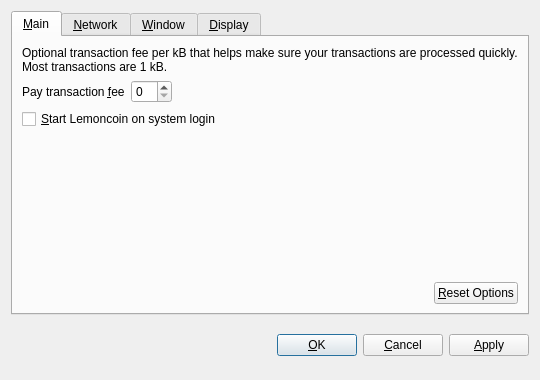
<?xml version="1.0" encoding="UTF-8"?>
<ui version="4.0">
 <class>OptionsDialog</class>
 <widget class="QDialog" name="OptionsDialog">
  <property name="geometry">
   <rect>
    <x>0</x>
    <y>0</y>
    <width>540</width>
    <height>380</height>
   </rect>
  </property>
  <property name="windowTitle">
   <string>Options</string>
  </property>
  <property name="modal">
   <bool>true</bool>
  </property>
  <layout class="QVBoxLayout" name="verticalLayout">
   <item>
    <widget class="QTabWidget" name="tabWidget">
     <property name="tabPosition">
      <enum>QTabWidget::North</enum>
     </property>
     <property name="currentIndex">
      <number>0</number>
     </property>
     <widget class="QWidget" name="tabMain">
      <attribute name="title">
       <string>&amp;Main</string>
      </attribute>
      <layout class="QVBoxLayout" name="verticalLayout_Main">
       <item>
        <widget class="QLabel" name="transactionFeeInfoLabel">
         <property name="text">
          <string>Optional transaction fee per kB that helps make sure your transactions are processed quickly. Most transactions are 1 kB.</string>
         </property>
         <property name="textFormat">
          <enum>Qt::PlainText</enum>
         </property>
         <property name="wordWrap">
          <bool>true</bool>
         </property>
        </widget>
       </item>
       <item>
        <layout class="QHBoxLayout" name="horizontalLayout_1_Main">
         <item>
          <widget class="QLabel" name="transactionFeeLabel">
           <property name="text">
            <string>Pay transaction &amp;fee</string>
           </property>
           <property name="textFormat">
            <enum>Qt::PlainText</enum>
           </property>
           <property name="buddy">
            <cstring>transactionFee</cstring>
           </property>
          </widget>
         </item>
         <item>
          <widget class="BitcoinAmountField" name="transactionFee"/>
         </item>
         <item>
          <spacer name="horizontalSpacer_1_Main">
           <property name="orientation">
            <enum>Qt::Horizontal</enum>
           </property>
           <property name="sizeHint" stdset="0">
            <size>
             <width>40</width>
             <height>20</height>
            </size>
           </property>
          </spacer>
         </item>
        </layout>
       </item>
       <item>
        <widget class="QCheckBox" name="bitcoinAtStartup">
         <property name="toolTip">
          <string>Automatically start Lemoncoin after logging in to the system.</string>
         </property>
         <property name="text">
          <string>&amp;Start Lemoncoin on system login</string>
         </property>
        </widget>
       </item>
       <item>
        <spacer name="verticalSpacer_Main">
         <property name="orientation">
          <enum>Qt::Vertical</enum>
         </property>
         <property name="sizeHint" stdset="0">
          <size>
           <width>20</width>
           <height>40</height>
          </size>
         </property>
        </spacer>
       </item>
       <item>
        <layout class="QHBoxLayout" name="horizontalLayout_2_Main">
         <item>
          <spacer name="horizontalSpacer_2_Main">
           <property name="orientation">
            <enum>Qt::Horizontal</enum>
           </property>
           <property name="sizeHint" stdset="0">
            <size>
             <width>40</width>
             <height>20</height>
            </size>
           </property>
          </spacer>
         </item>
         <item>
          <widget class="QPushButton" name="resetButton">
           <property name="toolTip">
            <string>Reset all client options to default.</string>
           </property>
           <property name="text">
            <string>&amp;Reset Options</string>
           </property>
           <property name="autoDefault">
            <bool>false</bool>
           </property>
          </widget>
         </item>
        </layout>
       </item>
      </layout>
     </widget>
     <widget class="QWidget" name="tabNetwork">
      <attribute name="title">
       <string>&amp;Network</string>
      </attribute>
      <layout class="QVBoxLayout" name="verticalLayout_Network">
       <item>
        <widget class="QCheckBox" name="mapPortUpnp">
         <property name="toolTip">
          <string>Automatically open the Lemoncoin client port on the router. This only works when your router supports UPnP and it is enabled.</string>
         </property>
         <property name="text">
          <string>Map port using &amp;UPnP</string>
         </property>
        </widget>
       </item>
       <item>
        <widget class="QCheckBox" name="connectSocks">
         <property name="toolTip">
          <string>Connect to the Lemoncoin network through a SOCKS proxy (e.g. when connecting through Tor).</string>
         </property>
         <property name="text">
          <string>&amp;Connect through SOCKS proxy:</string>
         </property>
        </widget>
       </item>
       <item>
        <layout class="QHBoxLayout" name="horizontalLayout_Network">
         <item>
          <widget class="QLabel" name="proxyIpLabel">
           <property name="text">
            <string>Proxy &amp;IP:</string>
           </property>
           <property name="textFormat">
            <enum>Qt::PlainText</enum>
           </property>
           <property name="buddy">
            <cstring>proxyIp</cstring>
           </property>
          </widget>
         </item>
         <item>
          <widget class="QValidatedLineEdit" name="proxyIp">
           <property name="maximumSize">
            <size>
             <width>140</width>
             <height>16777215</height>
            </size>
           </property>
           <property name="toolTip">
            <string>IP address of the proxy (e.g. 127.0.0.1)</string>
           </property>
          </widget>
         </item>
         <item>
          <widget class="QLabel" name="proxyPortLabel">
           <property name="text">
            <string>&amp;Port:</string>
           </property>
           <property name="textFormat">
            <enum>Qt::PlainText</enum>
           </property>
           <property name="buddy">
            <cstring>proxyPort</cstring>
           </property>
          </widget>
         </item>
         <item>
          <widget class="QLineEdit" name="proxyPort">
           <property name="maximumSize">
            <size>
             <width>55</width>
             <height>16777215</height>
            </size>
           </property>
           <property name="toolTip">
            <string>Port of the proxy (e.g. 9050)</string>
           </property>
          </widget>
         </item>
         <item>
          <widget class="QLabel" name="socksVersionLabel">
           <property name="text">
            <string>SOCKS &amp;Version:</string>
           </property>
           <property name="textFormat">
            <enum>Qt::PlainText</enum>
           </property>
           <property name="buddy">
            <cstring>socksVersion</cstring>
           </property>
          </widget>
         </item>
         <item>
          <widget class="QValueComboBox" name="socksVersion">
           <property name="toolTip">
            <string>SOCKS version of the proxy (e.g. 5)</string>
           </property>
          </widget>
         </item>
         <item>
          <spacer name="horizontalSpacer_Network">
           <property name="orientation">
            <enum>Qt::Horizontal</enum>
           </property>
           <property name="sizeHint" stdset="0">
            <size>
             <width>40</width>
             <height>20</height>
            </size>
           </property>
          </spacer>
         </item>
        </layout>
       </item>
       <item>
        <spacer name="verticalSpacer_Network">
         <property name="orientation">
          <enum>Qt::Vertical</enum>
         </property>
         <property name="sizeHint" stdset="0">
          <size>
           <width>20</width>
           <height>40</height>
          </size>
         </property>
        </spacer>
       </item>
      </layout>
     </widget>
     <widget class="QWidget" name="tabWindow">
      <attribute name="title">
       <string>&amp;Window</string>
      </attribute>
      <layout class="QVBoxLayout" name="verticalLayout_Window">
       <item>
        <widget class="QCheckBox" name="minimizeToTray">
         <property name="toolTip">
          <string>Show only a tray icon after minimizing the window.</string>
         </property>
         <property name="text">
          <string>&amp;Minimize to the tray instead of the taskbar</string>
         </property>
        </widget>
       </item>
       <item>
        <widget class="QCheckBox" name="minimizeOnClose">
         <property name="toolTip">
          <string>Minimize instead of exit the application when the window is closed. When this option is enabled, the application will be closed only after selecting Quit in the menu.</string>
         </property>
         <property name="text">
          <string>M&amp;inimize on close</string>
         </property>
        </widget>
       </item>
       <item>
        <spacer name="verticalSpacer_Window">
         <property name="orientation">
          <enum>Qt::Vertical</enum>
         </property>
         <property name="sizeHint" stdset="0">
          <size>
           <width>20</width>
           <height>40</height>
          </size>
         </property>
        </spacer>
       </item>
      </layout>
     </widget>
     <widget class="QWidget" name="tabDisplay">
      <attribute name="title">
       <string>&amp;Display</string>
      </attribute>
      <layout class="QVBoxLayout" name="verticalLayout_Display">
       <item>
        <layout class="QHBoxLayout" name="horizontalLayout_1_Display">
         <item>
          <widget class="QLabel" name="langLabel">
           <property name="text">
            <string>User Interface &amp;language:</string>
           </property>
           <property name="textFormat">
            <enum>Qt::PlainText</enum>
           </property>
           <property name="buddy">
            <cstring>lang</cstring>
           </property>
          </widget>
         </item>
         <item>
          <widget class="QValueComboBox" name="lang">
           <property name="toolTip">
            <string>The user interface language can be set here. This setting will take effect after restarting Lemoncoin.</string>
           </property>
          </widget>
         </item>
        </layout>
       </item>
       <item>
        <layout class="QHBoxLayout" name="horizontalLayout_2_Display">
         <item>
          <widget class="QLabel" name="unitLabel">
           <property name="text">
            <string>&amp;Unit to show amounts in:</string>
           </property>
           <property name="textFormat">
            <enum>Qt::PlainText</enum>
           </property>
           <property name="buddy">
            <cstring>unit</cstring>
           </property>
          </widget>
         </item>
         <item>
          <widget class="QValueComboBox" name="unit">
           <property name="toolTip">
            <string>Choose the default subdivision unit to show in the interface and when sending coins.</string>
           </property>
          </widget>
         </item>
        </layout>
       </item>
       <item>
        <widget class="QCheckBox" name="displayAddresses">
         <property name="toolTip">
          <string>Whether to show Lemoncoin addresses in the transaction list or not.</string>
         </property>
         <property name="text">
          <string>&amp;Display addresses in transaction list</string>
         </property>
        </widget>
       </item>
       <item>
        <widget class="QCheckBox" name="coinControlFeatures">
         <property name="toolTip">
          <string>Whether to show coin control features or not.</string>
         </property>
         <property name="text">
          <string>Display coin &amp;control features (experts only!)</string>
         </property>
        </widget>
       </item>
       <item>
        <spacer name="verticalSpacer_Display">
         <property name="orientation">
          <enum>Qt::Vertical</enum>
         </property>
         <property name="sizeHint" stdset="0">
          <size>
           <width>20</width>
           <height>40</height>
          </size>
         </property>
        </spacer>
       </item>
      </layout>
     </widget>
    </widget>
   </item>
   <item>
    <layout class="QHBoxLayout" name="horizontalLayout_Buttons">
     <item>
      <spacer name="horizontalSpacer_1">
       <property name="orientation">
        <enum>Qt::Horizontal</enum>
       </property>
       <property name="sizeHint" stdset="0">
        <size>
         <width>40</width>
         <height>48</height>
        </size>
       </property>
      </spacer>
     </item>
     <item>
      <widget class="QLabel" name="statusLabel">
       <property name="font">
        <font>
         <weight>75</weight>
         <bold>true</bold>
        </font>
       </property>
       <property name="text">
        <string/>
       </property>
       <property name="textFormat">
        <enum>Qt::PlainText</enum>
       </property>
       <property name="wordWrap">
        <bool>true</bool>
       </property>
      </widget>
     </item>
     <item>
      <spacer name="horizontalSpacer_2">
       <property name="orientation">
        <enum>Qt::Horizontal</enum>
       </property>
       <property name="sizeHint" stdset="0">
        <size>
         <width>40</width>
         <height>48</height>
        </size>
       </property>
      </spacer>
     </item>
     <item>
      <widget class="QPushButton" name="okButton">
       <property name="text">
        <string>&amp;OK</string>
       </property>
      </widget>
     </item>
     <item>
      <widget class="QPushButton" name="cancelButton">
       <property name="text">
        <string>&amp;Cancel</string>
       </property>
       <property name="autoDefault">
        <bool>false</bool>
       </property>
      </widget>
     </item>
     <item>
      <widget class="QPushButton" name="applyButton">
       <property name="text">
        <string>&amp;Apply</string>
       </property>
       <property name="autoDefault">
        <bool>false</bool>
       </property>
      </widget>
     </item>
    </layout>
   </item>
  </layout>
 </widget>
 <customwidgets>
  <customwidget>
   <class>BitcoinAmountField</class>
   <extends>QSpinBox</extends>
   <header>bitcoinamountfield.h</header>
  </customwidget>
  <customwidget>
   <class>QValueComboBox</class>
   <extends>QComboBox</extends>
   <header>qvaluecombobox.h</header>
  </customwidget>
  <customwidget>
   <class>QValidatedLineEdit</class>
   <extends>QLineEdit</extends>
   <header>qvalidatedlineedit.h</header>
  </customwidget>
 </customwidgets>
 <resources/>
 <connections/>
</ui>
